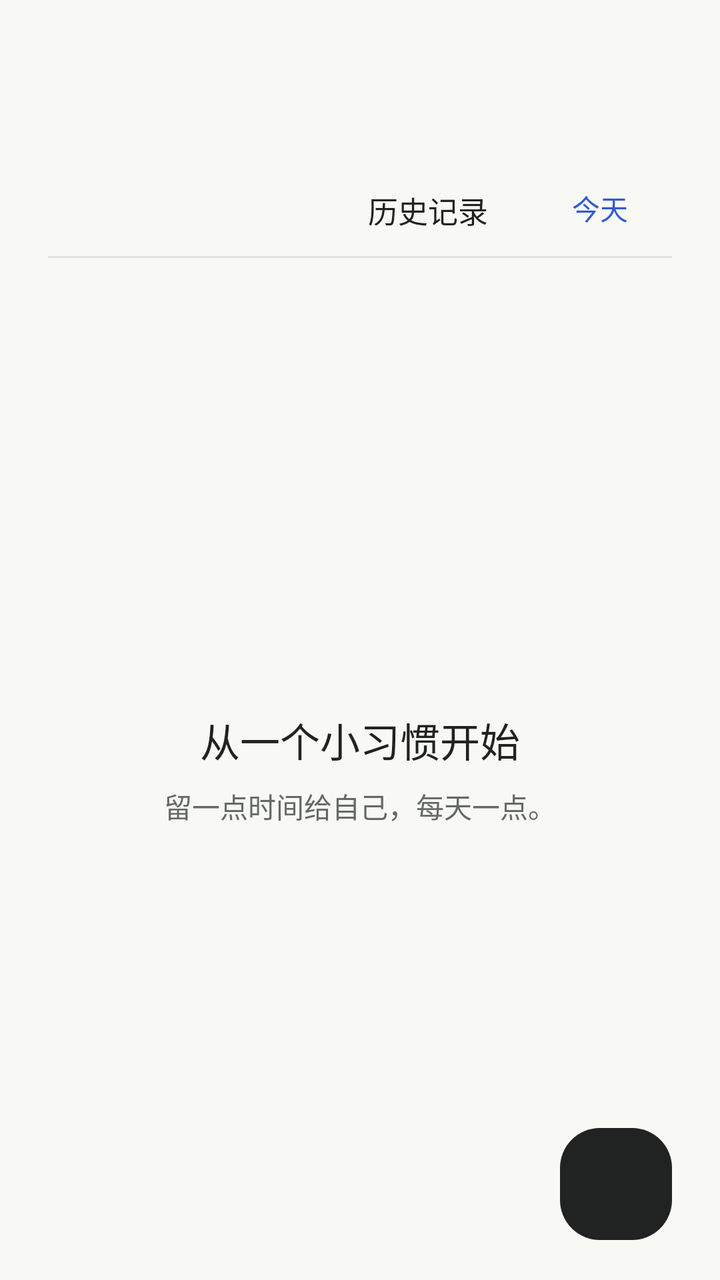
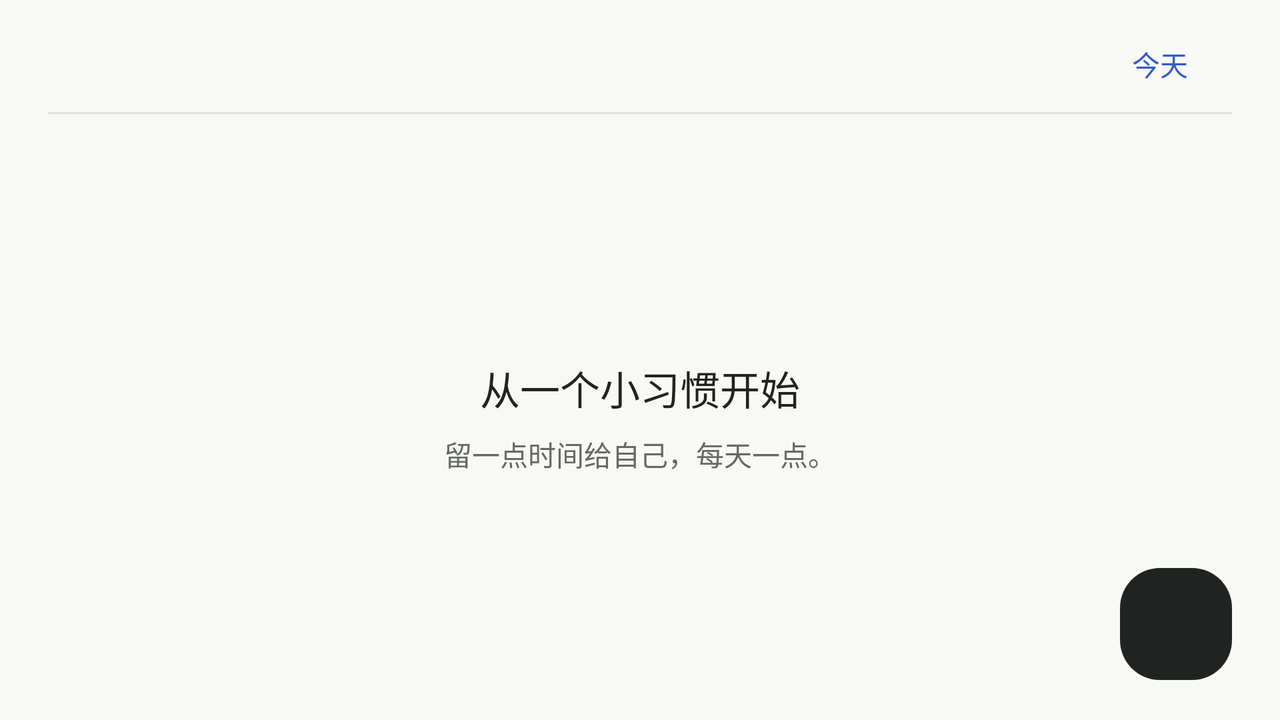

The same Android screen from two of the app's own layout files: first res/layout/ as a phone draws it, then the repository's variant for another configuration, drawn on a device whose configuration selects that folder. Both files follow.
<!-- AndroidManifest.xml: application theme Theme.Clock -->
<!-- res/layout/fragment_habits.xml -->
<?xml version='1.0' encoding='utf-8'?>
<FrameLayout xmlns:android="http://schemas.android.com/apk/res/android" xmlns:app="http://schemas.android.com/apk/res-auto" android:layout_width="match_parent" android:layout_height="match_parent" android:background="@color/clock_background">
    <LinearLayout android:layout_width="match_parent" android:layout_height="match_parent" android:orientation="vertical" android:paddingHorizontal="@dimen/screen_gutter" android:paddingTop="16dp">
        <LinearLayout android:layout_width="match_parent" android:layout_height="wrap_content" android:gravity="center_vertical" android:orientation="horizontal">
            <androidx.appcompat.widget.AppCompatImageButton android:id="@+id/habit_previous" android:layout_width="48dp" android:layout_height="48dp" android:padding="14dp" android:background="?attr/selectableItemBackgroundBorderless" android:contentDescription="@string/habit_previous_week" app:srcCompat="@drawable/ic_chevron_left" app:tint="@color/clock_on_surface" />
            <TextView android:id="@+id/habit_month" android:layout_width="0dp" android:layout_height="wrap_content" android:layout_weight="1" android:minHeight="48dp" android:gravity="center" android:background="?attr/selectableItemBackground" android:focusable="true" android:textColor="@color/clock_on_surface" android:textSize="16sp" android:fontFamily="sans-serif-medium" />
            <androidx.appcompat.widget.AppCompatImageButton android:id="@+id/habit_next" android:layout_width="48dp" android:layout_height="48dp" android:padding="14dp" android:background="?attr/selectableItemBackgroundBorderless" android:contentDescription="@string/habit_next_week" app:srcCompat="@drawable/ic_chevron_right" app:tint="@color/clock_on_surface" />
        </LinearLayout>
        <HorizontalScrollView android:id="@+id/habit_date_scroll" android:layout_width="match_parent" android:layout_height="wrap_content" android:fillViewport="true" android:scrollbars="none">
            <LinearLayout android:id="@+id/habit_days" android:layout_width="wrap_content" android:layout_height="wrap_content" android:orientation="horizontal" />
        </HorizontalScrollView>
        <LinearLayout android:layout_width="match_parent" android:layout_height="wrap_content" android:layout_marginTop="16dp" android:gravity="center_vertical" android:orientation="horizontal">
            <TextView android:id="@+id/habit_progress" android:layout_width="0dp" android:layout_height="wrap_content" android:layout_weight="1" android:accessibilityLiveRegion="polite" android:textColor="@color/clock_on_surface_muted" android:textSize="14sp" />
            <Button android:id="@+id/habit_history" style="@style/Clock.SettingsRow"
                android:layout_width="wrap_content" android:layout_height="48dp"
                android:text="@string/habit_history" />
            <TextView android:id="@+id/habit_today" android:layout_width="wrap_content" android:layout_height="wrap_content" android:minWidth="72dp" android:minHeight="48dp" android:gravity="center" android:background="?attr/selectableItemBackground" android:focusable="true" android:text="@string/habit_return_today" android:textColor="@color/clock_primary" android:textSize="14sp" />
        </LinearLayout>
        <View android:layout_width="match_parent" android:layout_height="1dp" android:background="@color/clock_outline_soft" />
        <FrameLayout android:layout_width="match_parent" android:layout_height="0dp" android:layout_weight="1">
            <androidx.recyclerview.widget.RecyclerView android:id="@+id/habit_list" android:layout_width="match_parent" android:layout_height="match_parent" android:clipToPadding="false" android:paddingBottom="96dp" />
            <LinearLayout android:id="@+id/habit_empty" android:layout_width="match_parent" android:layout_height="wrap_content" android:layout_gravity="center" android:gravity="center_horizontal" android:orientation="vertical" android:paddingVertical="24dp">
                <TextView android:id="@+id/habit_empty_title" android:layout_width="match_parent" android:layout_height="wrap_content" android:gravity="center" android:text="@string/habit_empty_title" android:textColor="@color/clock_on_surface" android:textSize="20sp" />
                <TextView android:id="@+id/habit_empty_message" android:layout_width="match_parent" android:layout_height="wrap_content" android:layout_marginTop="8dp" android:gravity="center" android:text="@string/habit_empty_message" android:textSize="14sp" android:textColor="@color/clock_on_surface_muted" />
            </LinearLayout>
        </FrameLayout>
    </LinearLayout>
    <LinearLayout android:id="@+id/habit_feedback" android:layout_width="match_parent"
        android:layout_height="wrap_content" android:layout_gravity="bottom"
        android:layout_marginHorizontal="24dp" android:layout_marginBottom="88dp"
        android:background="@drawable/bg_input" android:paddingStart="16dp"
        android:paddingEnd="8dp" android:minHeight="52dp" android:gravity="center_vertical"
        android:orientation="horizontal" android:visibility="gone">
        <TextView android:id="@+id/habit_feedback_text" android:layout_width="0dp"
            android:layout_height="wrap_content" android:layout_weight="1"
            android:accessibilityLiveRegion="polite" android:textSize="14sp"
            android:textColor="@color/clock_on_surface" />
        <TextView android:id="@+id/habit_feedback_undo" android:layout_width="wrap_content"
            android:layout_height="wrap_content" android:minWidth="64dp" android:minHeight="48dp"
            android:gravity="center" android:focusable="true"
            android:background="?attr/selectableItemBackground" android:text="@string/habit_undo_once"
            android:textSize="14sp" android:textColor="@color/clock_primary" />
    </LinearLayout>
    <androidx.appcompat.widget.AppCompatImageButton android:id="@+id/habit_add" android:layout_width="56dp" android:layout_height="56dp" android:layout_gravity="bottom|end" android:layout_marginEnd="24dp" android:layout_marginBottom="20dp" android:background="@drawable/bg_habit_add" android:contentDescription="@string/habit_new" android:padding="16dp" android:elevation="0dp" android:stateListAnimator="@null" app:srcCompat="@drawable/ic_add_preset_thin" app:tint="@color/clock_background" app:backgroundTint="@null" />
</FrameLayout>
<!-- resources referenced by this layout -->
<resources>
  <color name="clock_background">#F8F8F5</color>
  <color name="clock_on_surface">#202322</color>
  <color name="clock_on_surface_muted">#646965</color>
  <color name="clock_outline_soft">#E0E3DD</color>
  <color name="clock_primary">#315BCB</color>
  <dimen name="screen_gutter">24dp</dimen>
  <!-- drawable bg_habit_add (drawable) -->
  <ripple xmlns:android="http://schemas.android.com/apk/res/android"
      android:color="@color/clock_ripple">
      <item>
          <shape android:shape="rectangle">
              <solid android:color="@color/clock_on_surface" />
              <corners android:radius="20dp" />
          </shape>
      </item>
  </ripple>
  <!-- drawable bg_input (drawable) -->
  <selector xmlns:android="http://schemas.android.com/apk/res/android">
      <item android:state_focused="true"><shape><solid android:color="@color/clock_surface_raised" /><stroke android:width="2dp" android:color="@color/clock_primary" /><corners android:radius="8dp" /><padding android:left="14dp" android:right="14dp" /></shape></item>
      <item><shape><solid android:color="@color/clock_surface_raised" /><stroke android:width="1dp" android:color="@color/clock_outline" /><corners android:radius="8dp" /><padding android:left="14dp" android:right="14dp" /></shape></item>
  </selector>
  <string name="habit_empty_message">留一点时间给自己，每天一点。</string>
  <string name="habit_empty_title">从一个小习惯开始</string>
  <string name="habit_history">历史记录</string>
  <string name="habit_new">新习惯</string>
  <string name="habit_next_week">查看后七天</string>
  <string name="habit_previous_week">查看前七天</string>
  <string name="habit_return_today">今天</string>
  <string name="habit_undo_once">撤销一次</string>
  <style name="Clock.SettingsRow" parent="Widget.AppCompat.Button.Borderless">
          <item name="android:layout_width">match_parent</item>
          <item name="android:layout_height">wrap_content</item>
          <item name="android:minHeight">56dp</item>
          <item name="android:background">?attr/selectableItemBackground</item>
          <item name="android:gravity">start|center_vertical</item>
          <item name="android:paddingHorizontal">20dp</item>
          <item name="android:paddingVertical">14dp</item>
          <item name="android:textAllCaps">false</item>
          <item name="android:textColor">@color/clock_on_surface</item>
          <item name="android:textSize">15sp</item>
      </style>
  <!-- from res/values-v27/ -->
  <style name="Theme.Clock" parent="Theme.Clock.Base">
          <item name="android:windowLightNavigationBar">true</item>
      </style>
  <color name="clock_ripple">#1A315BCB</color>
  <color name="clock_surface_raised">#FFFFFF</color>
  <color name="clock_outline">#969B95</color>
  <style name="Theme.Clock.Base" parent="Theme.AppCompat.DayNight.NoActionBar">
          <item name="android:fontFamily">sans-serif</item>
          <item name="android:colorBackground">@color/clock_background</item>
          <item name="android:windowBackground">@color/clock_background</item>
          <item name="android:windowLightStatusBar">true</item>
          <item name="android:statusBarColor">@android:color/transparent</item>
          <item name="android:navigationBarColor">@android:color/transparent</item>
          <item name="android:colorAccent">@color/clock_primary</item>
          <item name="colorPrimary">@color/clock_primary</item>
          <item name="colorAccent">@color/clock_primary</item>
          <item name="colorControlNormal">@color/clock_on_surface_muted</item>
          <item name="colorControlActivated">@color/clock_primary</item>
          <item name="android:colorButtonNormal">@color/clock_surface_raised</item>
          <item name="android:windowNoTitle">true</item>
          <item name="android:windowActionModeOverlay">true</item>
      </style>
</resources>
<!-- res/layout-land/fragment_habits.xml (the repository's variant of the layout above) -->
<!-- drawn on the phone turned sideways -->
<?xml version='1.0' encoding='utf-8'?>
<FrameLayout xmlns:android="http://schemas.android.com/apk/res/android" xmlns:app="http://schemas.android.com/apk/res-auto" android:layout_width="match_parent" android:layout_height="match_parent" android:background="@color/clock_background">
    <LinearLayout android:layout_width="match_parent" android:layout_height="match_parent" android:orientation="vertical" android:paddingHorizontal="@dimen/screen_gutter" android:paddingTop="8dp">
        <LinearLayout android:layout_width="match_parent" android:layout_height="wrap_content" android:gravity="center_vertical" android:orientation="horizontal">
            <androidx.appcompat.widget.AppCompatImageButton android:id="@+id/habit_previous" android:layout_width="48dp" android:layout_height="48dp" android:padding="14dp" android:background="?attr/selectableItemBackgroundBorderless" android:contentDescription="@string/habit_previous_week" app:srcCompat="@drawable/ic_chevron_left" app:tint="@color/clock_on_surface" />
            <TextView android:id="@+id/habit_month" android:layout_width="0dp" android:layout_height="wrap_content" android:layout_weight="1" android:minHeight="48dp" android:gravity="center" android:background="?attr/selectableItemBackground" android:focusable="true" android:textColor="@color/clock_on_surface" android:textSize="16sp" android:fontFamily="sans-serif-medium" />
            <androidx.appcompat.widget.AppCompatImageButton android:id="@+id/habit_next" android:layout_width="48dp" android:layout_height="48dp" android:padding="14dp" android:background="?attr/selectableItemBackgroundBorderless" android:contentDescription="@string/habit_next_week" app:srcCompat="@drawable/ic_chevron_right" app:tint="@color/clock_on_surface" />
            <TextView android:id="@+id/habit_progress" android:layout_width="wrap_content" android:layout_height="wrap_content" android:accessibilityLiveRegion="polite" android:textColor="@color/clock_on_surface_muted" android:textSize="14sp" android:layout_marginEnd="12dp" android:gravity="center_vertical" android:minHeight="48dp" />
            <TextView android:id="@+id/habit_today" android:layout_width="wrap_content" android:layout_height="wrap_content" android:minWidth="72dp" android:minHeight="48dp" android:gravity="center" android:background="?attr/selectableItemBackground" android:focusable="true" android:text="@string/habit_return_today" android:textColor="@color/clock_primary" android:textSize="14sp" />
        </LinearLayout>
        <HorizontalScrollView android:id="@+id/habit_date_scroll" android:layout_width="match_parent" android:layout_height="wrap_content" android:fillViewport="true" android:scrollbars="none">
            <LinearLayout android:id="@+id/habit_days" android:layout_width="wrap_content" android:layout_height="wrap_content" android:orientation="horizontal" />
        </HorizontalScrollView>
        <View android:layout_width="match_parent" android:layout_height="1dp" android:background="@color/clock_outline_soft" />
        <FrameLayout android:layout_width="match_parent" android:layout_height="0dp" android:layout_weight="1">
            <androidx.recyclerview.widget.RecyclerView android:id="@+id/habit_list" android:layout_width="match_parent" android:layout_height="match_parent" android:clipToPadding="false" android:paddingBottom="96dp" />
            <LinearLayout android:id="@+id/habit_empty" android:layout_width="match_parent" android:layout_height="wrap_content" android:layout_gravity="center" android:gravity="center_horizontal" android:orientation="vertical" android:paddingVertical="24dp">
                <TextView android:id="@+id/habit_empty_title" android:layout_width="match_parent" android:layout_height="wrap_content" android:gravity="center" android:text="@string/habit_empty_title" android:textColor="@color/clock_on_surface" android:textSize="20sp" />
                <TextView android:id="@+id/habit_empty_message" android:layout_width="match_parent" android:layout_height="wrap_content" android:layout_marginTop="8dp" android:gravity="center" android:text="@string/habit_empty_message" android:textSize="14sp" android:textColor="@color/clock_on_surface_muted" />
            </LinearLayout>
        </FrameLayout>
    </LinearLayout>
    <androidx.appcompat.widget.AppCompatImageButton android:id="@+id/habit_add" android:layout_width="56dp" android:layout_height="56dp" android:layout_gravity="bottom|end" android:layout_marginEnd="24dp" android:layout_marginBottom="20dp" android:background="@drawable/bg_habit_add" android:contentDescription="@string/habit_new" android:padding="16dp" android:elevation="0dp" android:stateListAnimator="@null" app:srcCompat="@drawable/ic_add_preset_thin" app:tint="@color/clock_background" app:backgroundTint="@null" />
</FrameLayout>
<!-- resources referenced by the variant -->
<!-- as the phone turned sideways resolves them -->
<resources>
  <color name="clock_background">#F8F8F5</color>
  <color name="clock_on_surface">#202322</color>
  <color name="clock_on_surface_muted">#646965</color>
  <color name="clock_outline_soft">#E0E3DD</color>
  <color name="clock_primary">#315BCB</color>
  <dimen name="screen_gutter">24dp</dimen>
  <!-- drawable bg_habit_add (drawable) -->
  <ripple xmlns:android="http://schemas.android.com/apk/res/android"
      android:color="@color/clock_ripple">
      <item>
          <shape android:shape="rectangle">
              <solid android:color="@color/clock_on_surface" />
              <corners android:radius="20dp" />
          </shape>
      </item>
  </ripple>
  <string name="habit_empty_message">留一点时间给自己，每天一点。</string>
  <string name="habit_empty_title">从一个小习惯开始</string>
  <string name="habit_new">新习惯</string>
  <string name="habit_next_week">查看后七天</string>
  <string name="habit_previous_week">查看前七天</string>
  <string name="habit_return_today">今天</string>
  <!-- from res/values-v27/ -->
  <style name="Theme.Clock" parent="Theme.Clock.Base">
          <item name="android:windowLightNavigationBar">true</item>
      </style>
  <color name="clock_ripple">#1A315BCB</color>
  <style name="Theme.Clock.Base" parent="Theme.AppCompat.DayNight.NoActionBar">
          <item name="android:fontFamily">sans-serif</item>
          <item name="android:colorBackground">@color/clock_background</item>
          <item name="android:windowBackground">@color/clock_background</item>
          <item name="android:windowLightStatusBar">true</item>
          <item name="android:statusBarColor">@android:color/transparent</item>
          <item name="android:navigationBarColor">@android:color/transparent</item>
          <item name="android:colorAccent">@color/clock_primary</item>
          <item name="colorPrimary">@color/clock_primary</item>
          <item name="colorAccent">@color/clock_primary</item>
          <item name="colorControlNormal">@color/clock_on_surface_muted</item>
          <item name="colorControlActivated">@color/clock_primary</item>
          <item name="android:colorButtonNormal">@color/clock_surface_raised</item>
          <item name="android:windowNoTitle">true</item>
          <item name="android:windowActionModeOverlay">true</item>
      </style>
  <color name="clock_surface_raised">#FFFFFF</color>
</resources>
